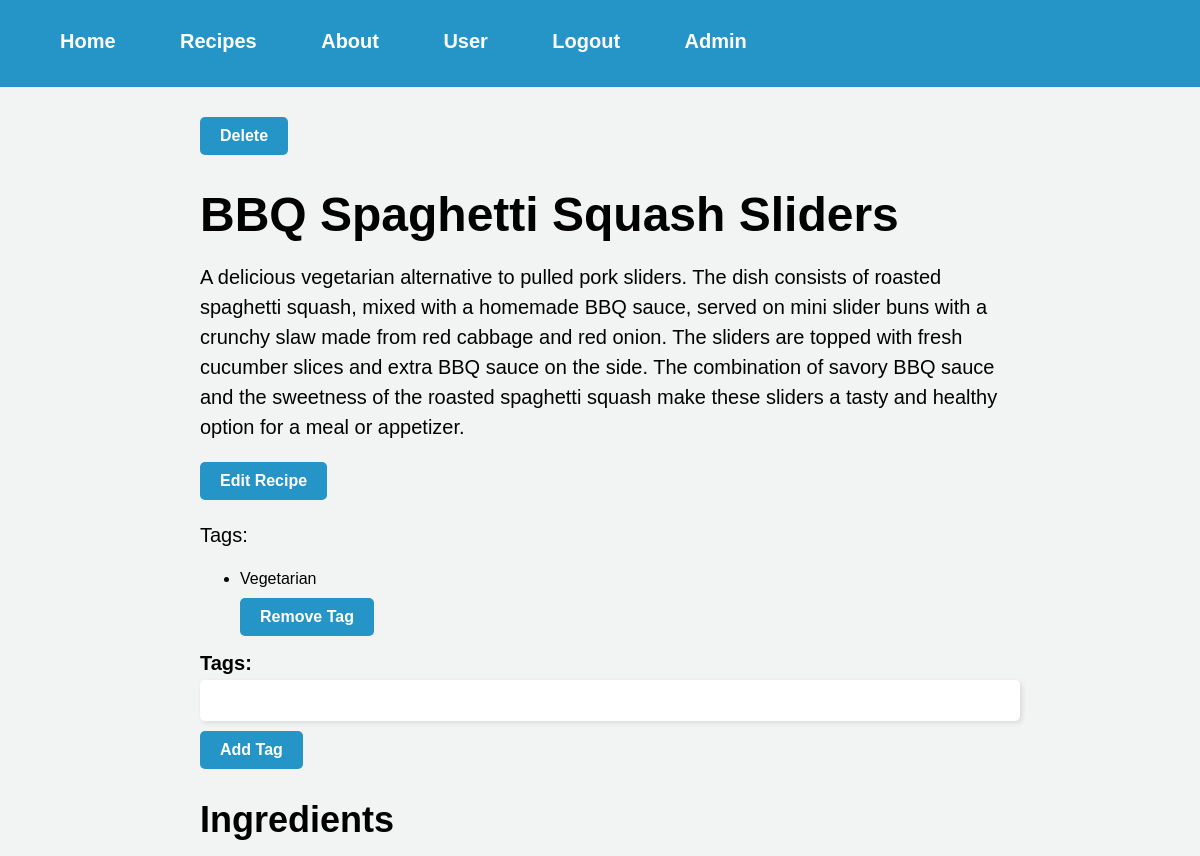
The page /recipe/1 (signed in, upper part) on the database as committed earlier.
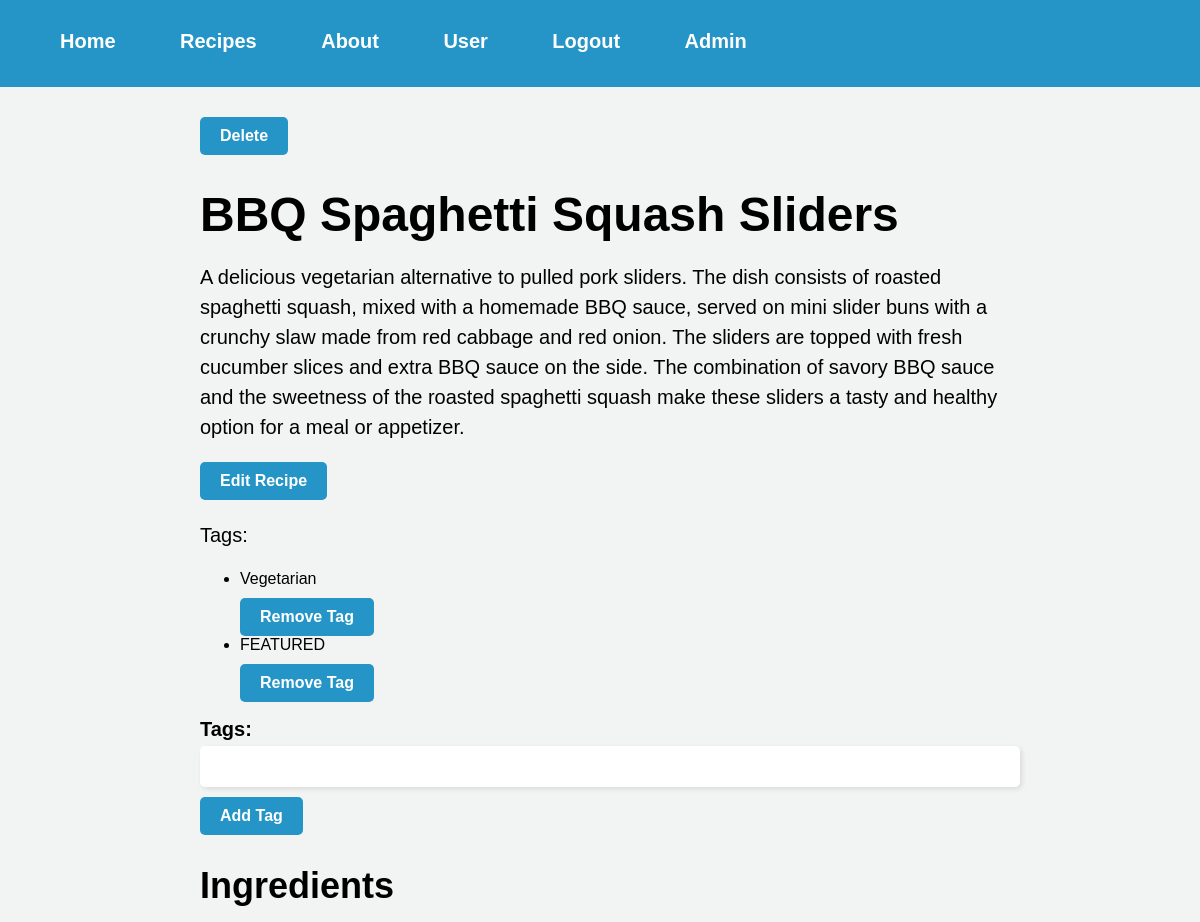
The same page on the database as committed later.
### website/models.py (models this page shows)
class Tags(db.Model):
    id = db.Column(db.Integer, primary_key=True)
    text = db.Column(db.String(64))
    recipe_id = db.Column(db.Integer, db.ForeignKey(
        'recipe.id', ondelete='cascade'), nullable=False)

### website/views.py (the view)
@views.route('/recipe/<int:recipe_id>', methods=['GET', 'POST'])
@login_required
def recipe(recipe_id):
    recipe = Recipe.query.get_or_404(recipe_id)
    tag_form = TagForm()
    return render_template("recipe.html", recipe=recipe, user=current_user, tag_form=tag_form)

### website/forms.py
class TagForm(FlaskForm):
    tags = StringField('Tags', validators=[DataRequired(), Length(max=50)])
    recipe_id = HiddenField('Recipe ID')
    submit_add = SubmitField('Add Tag')
    submit_remove = SubmitField('Remove Tag')

### website/__init__.py (called while the page is built)
def create_app():
    app = Flask(__name__)
    app.config['SECRET_KEY'] = 'hjshjhdjah kjshkjdhjs'
    app.config['SQLALCHEMY_DATABASE_URI'] = f'sqlite:///{DB_NAME}'
    db.init_app(app)
    from .views import views
    from .auth import auth
    app.register_blueprint(views, url_prefix='/')
    app.register_blueprint(auth, url_prefix='/')
    from .models import User
    with app.app_context():
        db.create_all()
    login_manager = LoginManager()
    login_manager.login_view = 'auth.login'
    login_manager.init_app(app)
    @login_manager.user_loader
    def load_user(id):
        return User.query.get(int(id))
    return app

### website/templates/recipe.html (shortened to what this page needs)
{% extends "base.html" %}
{% block content %}
<link rel="stylesheet" type="text/css" href="{{ url_for('static', filename='recipe.css') }}">
{% if user.is_authenticated and (user.email == 'admin@platepal.com' or recipe.user_id == current_user.id) %}
<form action="{{ url_for('views.delete_recipe', recipe_id=recipe.id) }}" method="POST">
    <button type="submit">Delete</button>
</form>
{% endif %}
<h1>{{ recipe.title }}</h1>
<p>{{ recipe.description }}</p>
{% if current_user == recipe.user %}
<a href="{{ url_for('views.editRecipe', recipe_id=recipe.id) }}">Edit Recipe</a>
{% endif %}
{% if recipe.tags %}
<p>Tags:</p>
<ul>
    {% for tag in recipe.tags %}
    <li>{{ tag.text }}
        {% if user.is_authenticated and user.email == 'admin@platepal.com' %}
        <form action="{{ url_for('views.remove_tag', recipe_id=recipe.id, tag_id=tag.id) }}" method="POST">
            {{ tag_form.submit_remove() }}
        </form>
        {% endif %}
    </li>
    {% endfor %}
</ul>
{% endif %}
{% if user.is_authenticated and user.email == 'admin@platepal.com' %}
<form action="{{ url_for('views.add_tag', recipe_id=recipe.id) }}" method="POST">
    <label for="{{ tag_form.tags.id }}">Tags:</label>
    {{ tag_form.tags }} {{ tag_form.submit_add }}
</form>
{% endif %}
<h2>Ingredients</h2>
{% endblock %}

Rows that differ between the two databases and show on the page:
added Tags: text "FEATURED"
